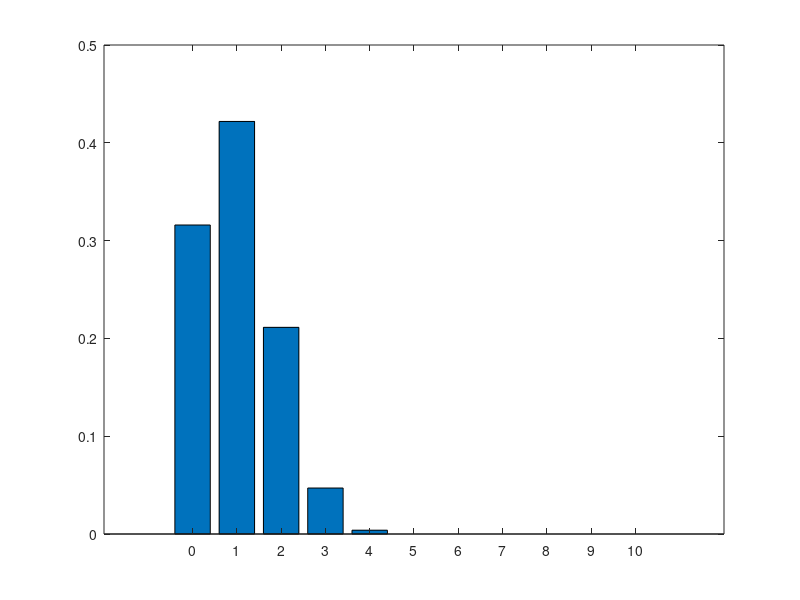

The MATLAB source for this figure:
trials = 1000000;
X_vector = random('Binomial', 4, 0.25, [1, trials]);
Y_vector = (X_vector - 1).^2;
for i =1:11     % 'for' loops in matlab can't start at 0
    count (i, 1) = i-1 ; % lower the numbers to 0-10
    count (i, 2) = sum( (i-1) == X_vector ); % how many "i-1" values are
end
pvecX = count(:, 2)/trials;
bar ( count(:, 1), pvecX);